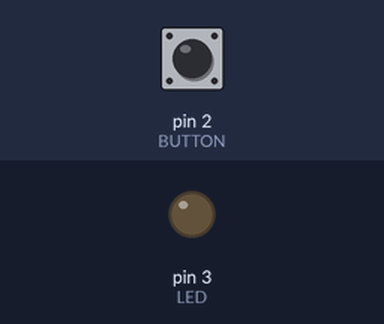
The sketch below on a simulated Arduino Uno, built with avr-gcc and run on an emulated ATmega328P. On the bench: output pins drawn as LEDs (lit = HIGH). Inputs (shaded band) come from the test bench; at power-on: pin 2 (BUTTON) LOW.

Above: at 1.2 s.
1.3 s: pin 2 (BUTTON) pulled HIGH for 0.15 s
At 2.2 s:
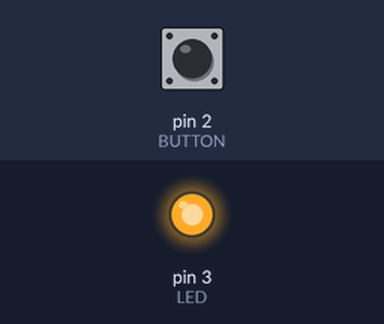
2.9 s: pin 2 (BUTTON) pulled HIGH for 1 s
At 4.6 s:
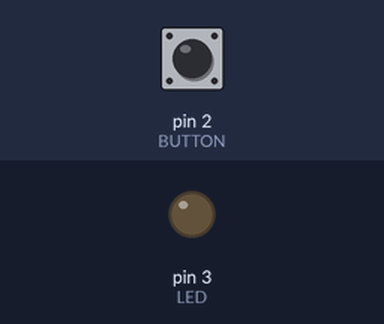
5.4 s: pin 2 (BUTTON) pulled HIGH for 3.2 s
At 9.4 s:
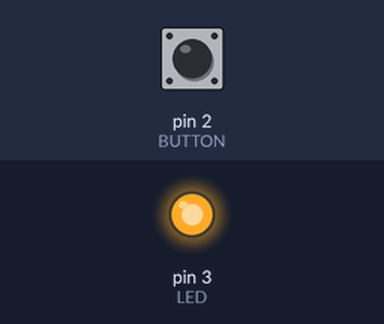
Timing chart, 0 to 10.9 s (numbered marks = the images above; inputs shaded):
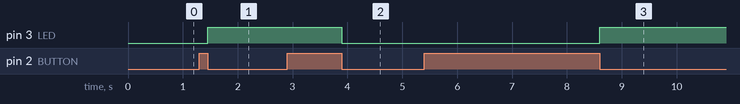

The sketch:

PushDownButtonLED.ino
```cpp
#define BUTTON 2
#define LED  3

int buttonPressed = 0;
void setup() {
  // put your setup code here, to run once:
  pinMode(BUTTON, INPUT);
  pinMode(LED, OUTPUT);
}


#define YES 1
#define NO  0

int is_button_pressed(int button)
{
  int value = digitalRead(button);
  if (!value)
    return NO;

  while(digitalRead(button))
    ;
  return YES;
}

int state = 0;
void loop() {

  //buttonPressed = digitalRead(BUTTON);
  if (is_button_pressed(BUTTON))
    state++;

//  if (buttonPressed != 0) //Button was pressed
//    digitalWrite(LED, HIGH);
//  else //Button was not Pressed
//    digitalWrite(LED, LOW);

  if (state % 2 == 1)
    digitalWrite(LED, HIGH);
  else
    digitalWrite(LED, LOW);
}
```

Measured:
- after the input at 1.3 s, pin 3 (LED): LOW → HIGH after 0.15 s
- after the input at 2.9 s, pin 3 (LED): HIGH → LOW after 1.0 s
- after the input at 5.4 s, pin 3 (LED): LOW → HIGH after 3.2 s
